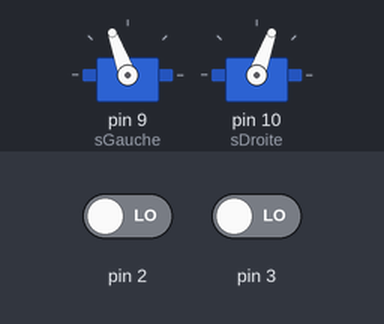
Bench run of a sketch on a simulated Arduino Uno, built with avr-gcc and run on an emulated ATmega328P. Shown: 2 × servo. The inputs (shaded band) are chosen by the test bench; at power-on: pin 2 LOW, pin 3 LOW.

Above: at 1.2 s.
1.3 s: pin 2 driven HIGH
At 2.0 s:
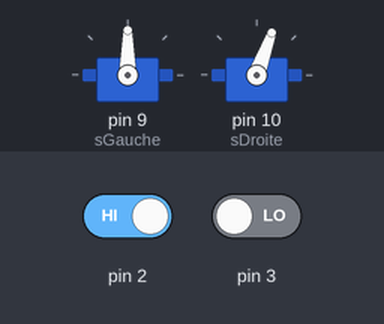
2.8 s: pin 3 driven HIGH
At 3.2 s:
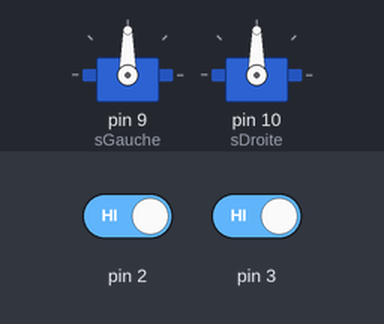
Timing chart, 0 to 5.8 s (numbered marks = the images above; inputs shaded):
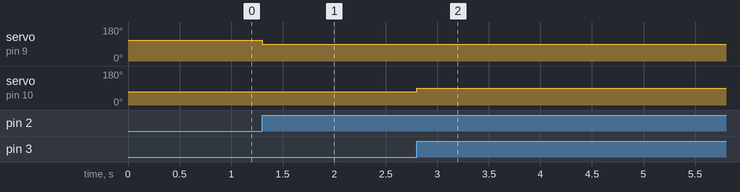

The sketch:

InterruptExternes.pde
```cpp
#include <Servo.h>

// les moteurs
Servo sGauche;
Servo sDroite;

// les compteurs
int compteurGauche = 0;
int compteurDroite = 0;

void setup()
{
  // les moteurs
  sGauche.attach(9); // patte 9
  sDroite.attach(10); // patte 10

  // les interruptions
  attachInterrupt(0,gauche,RISING); // patte 2
  attachInterrupt(1,droite,RISING); // patte 3

  // initialisation : on avance !
  sGauche.write(110);
  sDroite.write(70); // les moteurs sont inversés
}

void loop()
{
  // rien pour ce test
}


void gauche()
{
  if (compteurGauche > 0)
  {
     compteurGauche--;
  } else {
     sGauche.write(90); // arrêt du moteur
  }
}

void droite()
{
  if (compteurDroite > 0)
  {
     compteurDroite--;
  } else {
     sDroite.write(90); // arrêt du moteur
  }
}
```

Measured:
- after the input at 1.3 s, servo on pin 9 (sGauche): 110° → 90° at once
- after the input at 2.8 s, servo on pin 10 (sDroite): 70° → 90° at once
